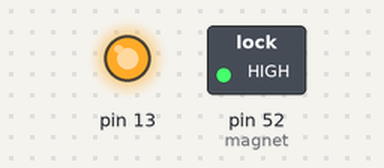
This sketch was run on a simulated Arduino Mega 2560, built with avr-gcc and run on an emulated ATmega2560. Parts: switched loads named in the sketch (green lamp = pin HIGH), output pins drawn as LEDs (lit = HIGH).

Above: at 1.0 s.
At 3.0 s:
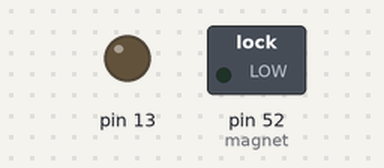
Timing chart, 0 to 5.2 s (numbered marks = the images above):
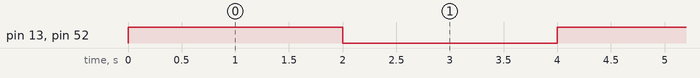

Measured:
- by itself, pin 13, pin 52 (magnet): alternates HIGH for 2.0 s and LOW for 2.0 s

The sketch:

magnet.ino
```cpp
#define magnet 52

void setup() {
	pinMode(13, OUTPUT);
	pinMode(magnet, OUTPUT);
}

void loop() {
  digitalWrite(13, HIGH);
  digitalWrite(magnet, HIGH);
  delay(2000);
  digitalWrite(13, LOW);
  digitalWrite(magnet, LOW);
  delay(2000);
}
```
